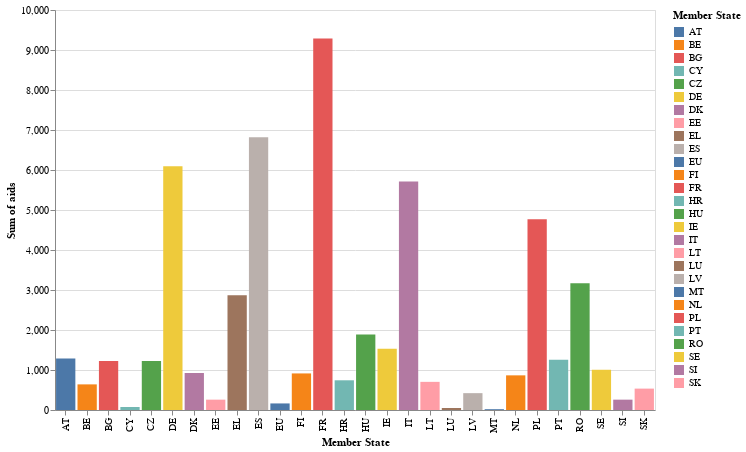

The notebook cell saved with this chart:
### Code cell
chart = alt.Chart(cap_tot).mark_bar().encode(
    x=alt.X("Member State:N", title="Member State"),  
    y=alt.Y("Sum of aids:Q", title="Sum of aids"),    
    color=alt.Color("Member State:N"),           
    tooltip=[alt.Tooltip("Member State:N"),      
             alt.Tooltip("Sum of aids:Q")        
            ]
).properties(
    width=600,  
    height=400   
)

display(chart)

### Figure 1 — Vega-Lite specification as saved in the notebook (floating-point values rounded to 4 significant figures)
{"config": {"view": {"continuousWidth": 300, "continuousHeight": 300}}, "data": {"name": "data-4c326df4ffb166665c165a735e2944dd"}, "mark": {"type": "bar"}, "encoding": {"color": {"field": "Member State", "type": "nominal"}, "tooltip": [{"field": "Member State", "type": "nominal"}, {"field": "Sum of aids", "type": "quantitative"}], "x": {"field": "Member State", "title": "Member State", "type": "nominal"}, "y": {"field": "Sum of aids", "title": "Sum of aids", "type": "quantitative"}}, "height": 400, "width": 600, "$schema": "https://vega.github.io/schema/vega-lite/v5.8.0.json", "datasets": {"data-4c326df4ffb166665c165a735e2944dd": [{"Member State": "BE", "Direct aids": 498.6, "Direct aids and sectorial aids": 557.3, "Rural development": 83.2, "Total percentage": "1.17%", "Sum of aids": 640.5}, {"Member State": "BG", "Direct aids": 843.2, "Direct aids and sectorial aids": 867.9, "Rural development": 354.6, "Total percentage": "2.25%", "Sum of aids": 1222.0}, {"Member State": "HR", "Direct aids": 347.7, "Direct aids and sectorial aids": 360.7, "Rural development": 382.1, "Total percentage": "1.36%", "Sum of aids": 742.8}, {"Member State": "CZ", "Direct aids": 852.3, "Direct aids and sectorial aids": 869.4, "Rural development": 357.1, "Total percentage": "2.25%", "Sum of aids": 1226.0}, {"Member State": "DK", "Direct aids": 798.5, "Direct aids and sectorial aids": 808.2, "Rural development": 116.7, "Total percentage": "1.7%", "Sum of aids": 924.9}, {"Member State": "DE", "Direct aids": 4615.0, "Direct aids and sectorial aids": 4740.0, "Rural development": 1354.0, "Total percentage": "11.2%", "Sum of aids": 6094.0}, {"Member State": "EE", "Direct aids": 165.4, "Direct aids and sectorial aids": 167.1, "Rural development": 91.6, "Total percentage": "0.47%", "Sum of aids": 258.7}, {"Member State": "EL", "Direct aids": 1991.0, "Direct aids and sectorial aids": 2233.0, "Rural development": 635.8, "Total percentage": "5.3%", "Sum of aids": 2868.0}, {"Member State": "ES", "Direct aids": 5055.0, "Direct aids and sectorial aids": 5667.0, "Rural development": 1149.0, "Total percentage": "12.5%", "Sum of aids": 6816.0}, {"Member State": "FR", "Direct aids": 6808.0, "Direct aids and sectorial aids": 7372.0, "Rural development": 1913.0, "Total percentage": "17.1%", "Sum of aids": 9285.0}, {"Member State": "IE", "Direct aids": 1181.0, "Direct aids and sectorial aids": 1191.0, "Rural development": 343.3, "Total percentage": "2.8%", "Sum of aids": 1534.0}, {"Member State": "IT", "Direct aids": 3552.0, "Direct aids and sectorial aids": 4242.0, "Rural development": 1471.0, "Total percentage": "10.5%", "Sum of aids": 5712.0}, {"Member State": "CY", "Direct aids": 47.3, "Direct aids and sectorial aids": 52.71, "Rural development": 22.2, "Total percentage": "0.14%", "Sum of aids": 74.91}, {"Member State": "LV", "Direct aids": 294.7, "Direct aids and sectorial aids": 297.1, "Rural development": 124.0, "Total percentage": "0.77%", "Sum of aids": 421.1}, {"Member State": "LT", "Direct aids": 510.2, "Direct aids and sectorial aids": 514.7, "Rural development": 188.9, "Total percentage": "1.3%", "Sum of aids": 703.6}, {"Member State": "LU", "Direct aids": 34.3, "Direct aids and sectorial aids": 34.9, "Rural development": 15.41, "Total percentage": "0.1%", "Sum of aids": 50.31}, {"Member State": "HU", "Direct aids": 1277.0, "Direct aids and sectorial aids": 1310.0, "Rural development": 576.5, "Total percentage": "3.5%", "Sum of aids": 1887.0}, {"Member State": "MT", "Direct aids": 5.1, "Direct aids and sectorial aids": 5.2, "Rural development": 14.9, "Total percentage": "0.04%", "Sum of aids": 20.1}, {"Member State": "NL", "Direct aids": 651.3, "Direct aids and sectorial aids": 703.1, "Rural development": 163.1, "Total percentage": "1.6%", "Sum of aids": 866.2}, {"Member State": "AT", "Direct aids": 683.3, "Direct aids and sectorial aids": 707.3, "Rural development": 580.7, "Total percentage": "2.37%", "Sum of aids": 1288.0}, {"Member State": "PL", "Direct aids": 3320.0, "Direct aids and sectorial aids": 3351.0, "Rural development": 1419.0, "Total percentage": "8.8%", "Sum of aids": 4770.0}, {"Member State": "PT", "Direct aids": 756.4, "Direct aids and sectorial aids": 860.9, "Rural development": 393.7, "Total percentage": "2.3%", "Sum of aids": 1255.0}, {"Member State": "RO", "Direct aids": 1885.0, "Direct aids and sectorial aids": 1953.0, "Rural development": 1215.0, "Total percentage": "5.8%", "Sum of aids": 3168.0}, {"Member State": "SI", "Direct aids": 132.5, "Direct aids and sectorial aids": 139.5, "Rural development": 119.1, "Total percentage": "0.5%", "Sum of aids": 258.6}, {"Member State": "SK", "Direct aids": 384.7, "Direct aids and sectorial aids": 395.8, "Rural development": 138.9, "Total percentage": "1.0%", "Sum of aids": 534.7}, {"Member State": "FI", "Direct aids": 517.3, "Direct aids and sectorial aids": 526.0, "Rural development": 388.3, "Total percentage": "1.7%", "Sum of aids": 914.3}, {"Member State": "SE", "Direct aids": 673.0, "Direct aids and sectorial aids": 686.3, "Rural development": 319.7, "Total percentage": "1.85%", "Sum of aids": 1006.0}, {"Member State": "EU", "Direct aids": 0.0, "Direct aids and sectorial aids": 164.2, "Rural development": 0.0, "Total percentage": "0.3%", "Sum of aids": 164.2}]}}
